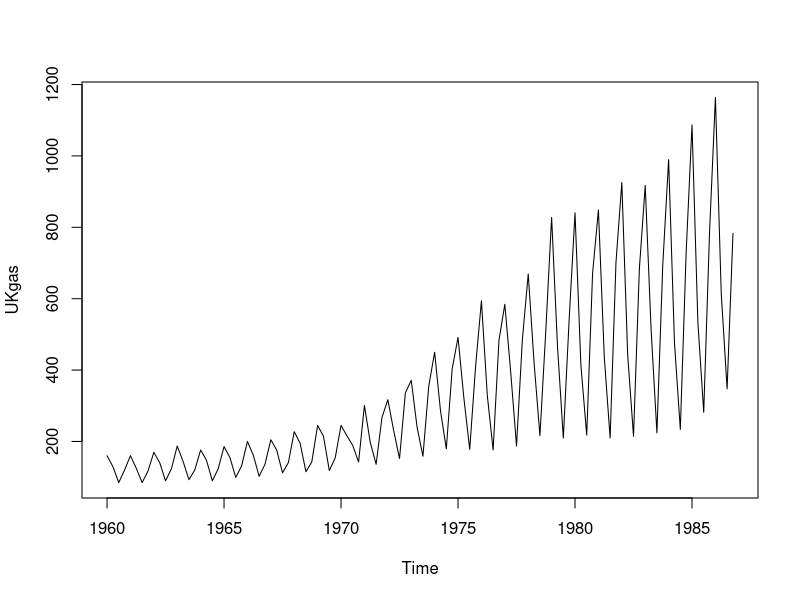

Write R code to recreate this figure.
## ---- chunk 1
knitr::opts_chunk$set(echo = TRUE)
## ---- chunk 2
plot(UKgas)

